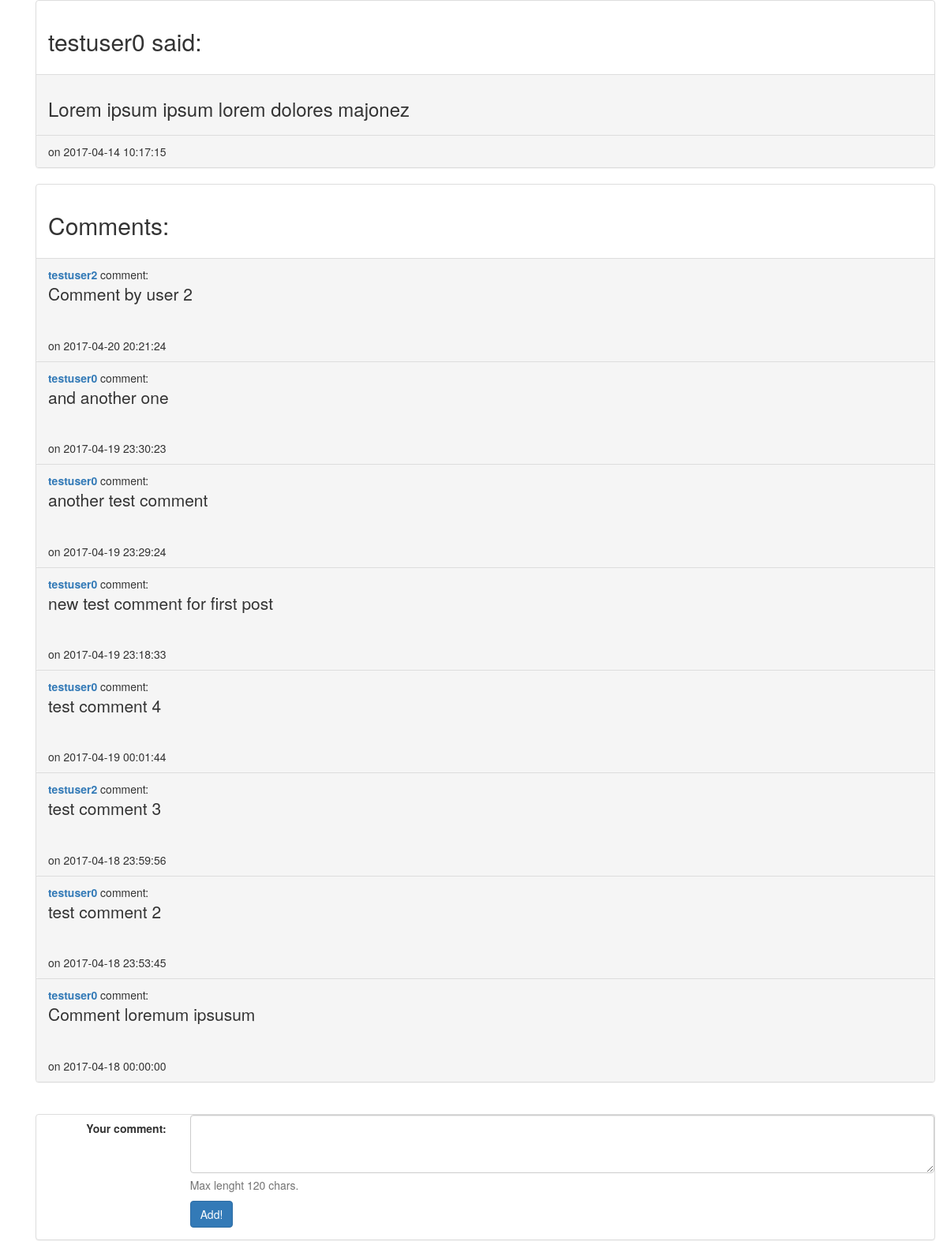
Screenshot of /tweet.php?tweetId=1 with the database file from the repository.
### tables this page shows
CREATE TABLE `Users` (
  `id` int(11) NOT NULL,
  `email` varchar(255) NOT NULL,
  `username` varchar(255) NOT NULL,
  `hash_pass` varchar(60) NOT NULL
);

CREATE TABLE `Tweets` (
  `id` int(11) NOT NULL,
  `userId` int(11) NOT NULL,
  `text` varchar(120) NOT NULL,
  `creationDate` datetime NOT NULL
);

CREATE TABLE `Comments` (
  `id` int(11) NOT NULL,
  `tweetId` int(11) DEFAULT NULL,
  `authorId` int(11) DEFAULT NULL,
  `content` varchar(255) DEFAULT NULL,
  `createDate` datetime DEFAULT NULL
);

### src/Tweet.php (called while the page is built, shortened)
<?php
class Tweet {
    private $userId;
    private $text;
    private $creationdate;
    public function __construct($id = 0) {
        $this->userId = null;
        $this->text = null;
        $this->creationdate = null;
    }
    public function setUserId($userId) {
        $this->userId = $userId;
    }
    public function setText($text) {
        $this->text = $text;
    }
    public function setCreationdate($creationdate) {
        $this->creationdate = $creationdate;
    }
    public function getUserId() {
        return $this->userId;
    }
    public function getText() {
        return $this->text;
    }
    public function getCreationdate() {
        return $this->creationdate;
    }
    static public function loadTweetById(PDO $conn, $id) {
        $stmt = $conn->prepare('SELECT * FROM Tweets WHERE id=:id');
        $result = $stmt->execute(['id' => $id]);
        if ($result === true && $stmt->rowCount() == 1) {
            $row = $stmt->fetch();
            $loadedTweet = new Tweet($row['id']);
            $loadedTweet->setUserId($row['userId']);
            $loadedTweet->setText($row['text']);
            $loadedTweet->setCreationdate($row['creationDate']);
            return $loadedTweet;
        }
    }
}

### src/User.php (called while the page is built, shortened)
<?php
class User
{
    protected $id;
    private $username;
    public function __construct() {
        $this->id = -1;
        $this->username = '';
    }
    public function getId() {
        return $this->id;
    }
    public function getUsername() {
        return $this->username;
    }
    public function setUsername($username) {
        $this->username = $username;
    }
    static public function loadUserById(PDO $conn, $id) {
        $stmt = $conn->prepare('SELECT * FROM Users WHERE id=:id');
        $result = $stmt->execute(['id' => $id]);
        if ($result === true && $stmt->rowCount() == 1) {
            $row = $stmt->fetch(PDO::FETCH_ASSOC);
            $loadedUser = new User();
            $loadedUser->id = $row['id'];
            $loadedUser->setUsername($row['username']);
            $loadedUser->setHashPass($row['hash_pass']);
            $loadedUser->setEmail($row['email']);
            return $loadedUser;
        }
    }
}

### src/Comment.php (called while the page is built, shortened)
<?php
class Comment {
    private $authorId;
    private $content;
    private $createDate;
    public function __construct($id = 0) {
        $this->authorId = null;
        $this->content = null;
        $this->createDate = null;
    }
    public function getAuthorId() {
        return $this->authorId;
    }
    public function getContent() {
        return $this->content;
    }
    public function getCreateDate() {
        return $this->createDate;
    }
    public function setAuthorId($authorId) {
        $this->authorId = $authorId;
    }
    public function setContent($content) {
        $this->content = $content;
    }
    public function setCreateDate($createDate) {
        $this->createDate = $createDate;
    }
    static public function loadCommentsByTweetId(PDO $conn, $tweetId) {
        $result = $conn->query('SELECT * FROM Comments WHERE tweetId = '.$tweetId.' ORDER BY createDate DESC');
        $array = [];
        if ($result != false && $result->rowCount() > 0) {
            $allComments = $result->fetchAll();
            foreach ($allComments as $row) {
                $loadedComment = new Comment($row['id']);
                $loadedComment->setAuthorId($row['authorId']);
                $loadedComment->setTweetId($row['tweetId']);
                $loadedComment->setContent($row['content']);
                $loadedComment->setCreateDate($row['createDate']);
                $array[]=$loadedComment;
            }
            return $array;
        }
        else {
            return false;
        }
    }
}

### tweet.php (the view, shortened to what this page needs)
<?php
include __DIR__ . '/header.php';
require_once __DIR__ . '/src/UserExtended.php';
require_once __DIR__ . '/src/Tweet.php';
require_once __DIR__ . '/src/Comment.php';
require_once __DIR__ . '/connection.php';
echo '<div class="container"><div class="container">';
if ($_SERVER['REQUEST_METHOD'] == 'GET') {
    if (isset ($_GET['tweetId'])) {
        $tweetId = intval($_GET['tweetId']);
        $tweet = Tweet::loadTweetById($conn, $tweetId);
        $allComments = Comment::loadCommentsByTweetId($conn, $tweetId);
        if ($tweet != null) {
            $author = User::loadUserById($conn, $tweet->getUserId());
            $authorName = $author->getUsername();
            echo '<div class="panel panel-default"><div class="panel-body">';
            echo '<h2>'.$authorName.' said:</h2>';
            echo '</div><div class="panel-footer"><h3>';
            echo $tweet->getText();
            echo '</h3></div><div class="panel-footer">on '.$tweet->getCreationdate();
            echo '</div></div>';
            if ($allComments != null) {
                echo '<div class="panel panel-default"><div class="panel-body"><h2>Comments:</h2></div>';
                foreach ($allComments as $comment) {
                    $commentAuthor = User::loadUserById($conn, $comment->getAuthorId());
                    echo '<div class="panel-footer"><b>';
                    echo '<a href="user.php?userId='.$commentAuthor->getId().'">';
                    echo $commentAuthor->getUsername().'</a></b> comment:<br><p class="lead">'.$comment->getContent().'</p><br>on '.$comment->getCreateDate();
                    echo '</div>';
                    }
            }
            else {
                echo '<div class="panel panel-default"><div class="panel-body"><h3>No comments yet.</h3></div></div>';
            }
            ?>
                    </div><br>
                    <div class="panel panel-default">
                    <form class="form-horizontal" action="addComment.php" method="POST">
                    <fieldset>
                    <div class="form-group">
                    <label for="commentText" class="col-lg-2 control-label">Your comment:</label>
                    <div class="col-lg-10">
                    <textarea class="form-control" rows="3" name="commentText" id="commentText" maxlength="120"></textarea>
                    <span class="help-block">Max lenght 120 chars.</span>
                    <button type="submit" class="btn btn-primary">Add!</button>
                    </div>
                    </div>
                    </fieldset>
                    </form></div>
                <?php
            echo '<div>';
        }
        else {
            echo 'Błedne ID postu <br><a href="index.php">Wróc na stronę główną</a>';
        }
    }
}
echo '</div></div>';
include __DIR__ . '/footer.php';

### rows the page displays
users: username "testuser0"
tweets: text "Lorem ipsum ipsum lorem dolores majonez", creationDate "2017-04-14 10:17:15"
comments: authorId.username "testuser2", content "Comment by user 2", createDate "2017-04-20 20:21:24"
comments: authorId.username "testuser0", content "and another one", createDate "2017-04-19 23:30:23"
comments: authorId.username "testuser0", content "another test comment", createDate "2017-04-19 23:29:24"
comments: authorId.username "testuser0", content "new test comment for first post", createDate "2017-04-19 23:18:33"
comments: authorId.username "testuser0", content "test comment 4", createDate "2017-04-19 00:01:44"
comments: authorId.username "testuser2", content "test comment 3", createDate "2017-04-18 23:59:56"
comments: authorId.username "testuser0", content "test comment 2", createDate "2017-04-18 23:53:45"
comments: authorId.username "testuser0", content "Comment loremum ipsusum", createDate "2017-04-18 00:00:00"
